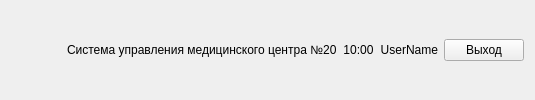
     <widget class="QWidget" name="widget" native="true">
      <layout class="QGridLayout" name="gridLayout_3">
       <item row="0" column="3">
        <widget class="QLabel" name="label_user_name">
         <property name="text">
          <string>UserName</string>
         </property>
         <property name="alignment">
          <set>Qt::AlignRight|Qt::AlignTrailing|Qt::AlignVCenter</set>
         </property>
        </widget>
       </item>
       <item row="0" column="1">
        <widget class="QLabel" name="label_main_text">
         <property name="text">
          <string>Система управления медицинского центра №20</string>
         </property>
         <property name="buddy">
          <cstring>label_main_text</cstring>
         </property>
        </widget>
       </item>
       <item row="0" column="4">
        <widget class="QPushButton" name="pushButton_logout">
         <property name="text">
          <string>Выход</string>
         </property>
        </widget>
       </item>
       <item row="0" column="2">
        <widget class="QLabel" name="label_time_left">
         <property name="text">
          <string>10:00</string>
         </property>
         <property name="alignment">
          <set>Qt::AlignCenter</set>
         </property>
        </widget>
       </item>
       <item row="0" column="0">
        <widget class="QLabel" name="label_logo_img">
         <property name="sizePolicy">
          <sizepolicy hsizetype="Minimum" vsizetype="Minimum">
           <horstretch>0</horstretch>
           <verstretch>0</verstretch>
          </sizepolicy>
         </property>
         <property name="minimumSize">
          <size>
           <width>50</width>
           <height>50</height>
          </size>
         </property>
         <property name="maximumSize">
          <size>
           <width>50</width>
           <height>50</height>
          </size>
         </property>
         <property name="styleSheet">
          <string notr="true">image: url(:/src/img/src/logo.png);</string>
         </property>
         <property name="text">
          <string/>
         </property>
        </widget>
       </item>
      </layout>
     </widget>
